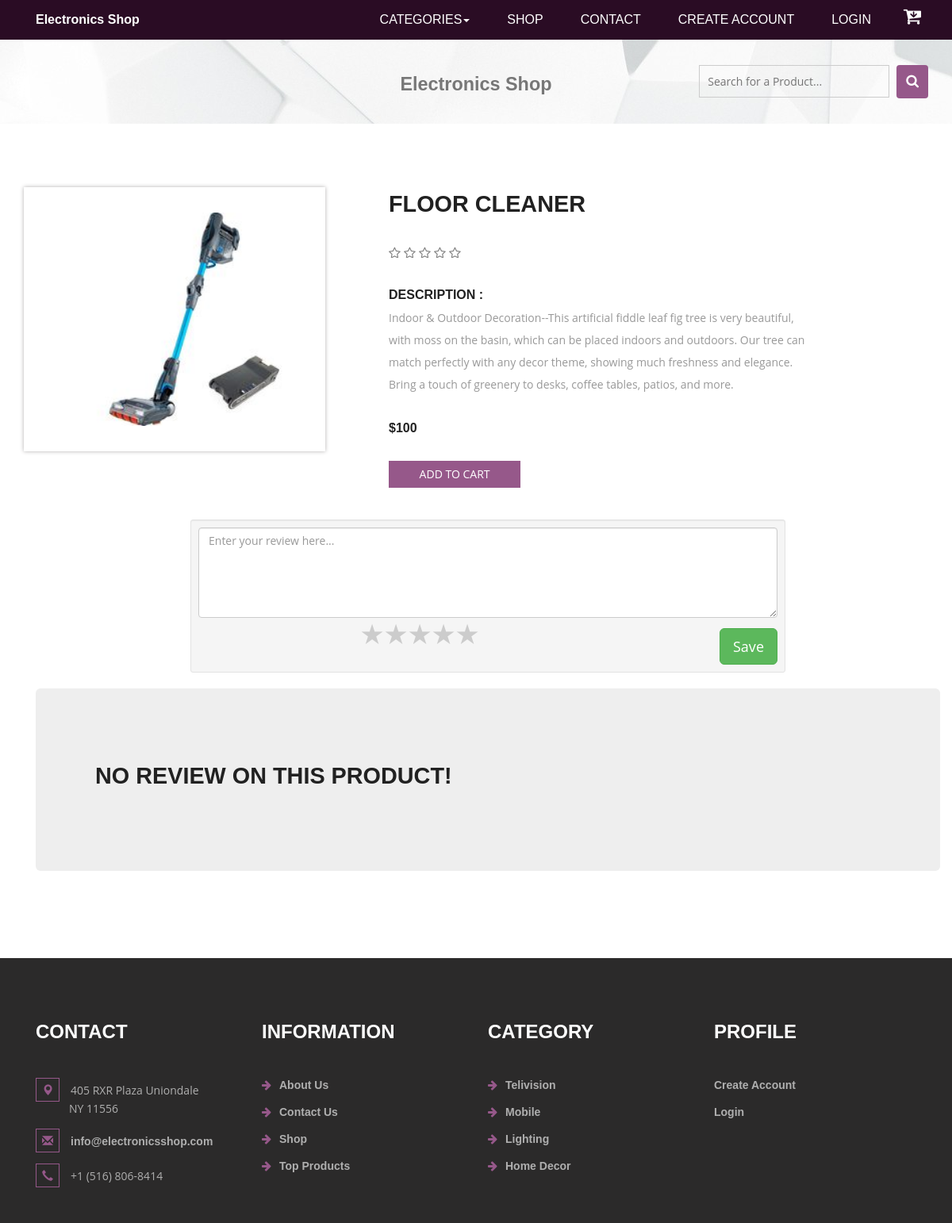
The app's page /Products/details/33 with its own data.
### tables this page shows
CREATE TABLE `products` (
  `id` int(11) NOT NULL,
  `title` varchar(255) NOT NULL,
  `category_id` int(11) NOT NULL,
  `description` text NOT NULL,
  `price` int(255) NOT NULL,
  `image` varchar(255) NOT NULL,
  `review` int(255) NOT NULL,
  `total_rating` int(255) NOT NULL,
  `avg_rating` int(255) NOT NULL
);

CREATE TABLE `categories` (
  `id` int(11) NOT NULL,
  `name` varchar(255) NOT NULL
);

### application/controllers/Products.php (called while the page is built, shortened)
<?php
class Products extends CI_Controller {
	public function details($id){
		$this->load->library("cart");
		$data['total_cart_items'] = count($this->cart->contents());
		$query=  $this->db->select('*')->from('products')->where('id',$id)->get();
		$data['products'] = $query->result_array();
		$data['reviews'] =  $this->db->select('*')->from('review')->join('users', 'review.user_id =users.id')->where('review.product_id',$id)->get()->result_array();
		$this->load->view('template/header',$data);
		$this->load->view('product_details',$data);
		$this->load->view('template/footer');
	}
}

### index.php (called while the page is built, shortened)
<?php
require_once BASEPATH.'core/CodeIgniter.php';

### application/views/product_details.php (the view, shortened to what this page needs)
<div class="products">
	<div class="container">
		<div class="agileinfo_single">
			<div class="col-md-4 agileinfo_single_left">
				<img id="example" src="<?=base_url()?>img/<?=$products[0]['image']?>" alt=" " class="img-responsive" style="width: 600px;height: auto;">
			</div>
			<div class="col-md-8 agileinfo_single_right">
				<h2><?php echo $products[0]['title']; ?></h2>
				<div class="rating1">
					<span class="starRating">
                                <?php $pr =$products[0]['avg_rating'];
                                for($i=0; $i<5; $i++){
                                  if ($i<$pr) { ?>
                                  <i class="fa fa-star" style="color: orange;"></i>
                                  <?php  }
                                  else{ ?>
                                  <i class="fa fa-star-o" style="color: gray;"></i>
                                  <?php  }
                                } ?>
					</span>
				</div>
				<div class="w3agile_description">
					<h4>Description :</h4>
					<p><?php echo $products[0]['description']; ?></p>
				</div>
				<div class="snipcart-item block">
					<div class="snipcart-thumb agileinfo_single_right_snipcart">
						<h4 class="m-sing">$<?php echo $products[0]['price']; ?></h4>
					</div>
					<div class="snipcart-details agileinfo_single_right_details">
						<form action="#" method="post">
							<fieldset>
								<input type="button" name="add_cart" class="button add_cart" data-productname="<?php echo $products[0]['title']; ?>" data-price="<?php echo $products[0]['price']; ?>" data-productid="<?php echo $products[0]['id']; ?>" value="Add to cart" /></input>
							</fieldset>
						</form>
					</div>
				</div>
			</div>
			<div class="clearfix"> </div>
			<div class="container">
				<div class="row" style="margin-top:40px;">
					<div class="col-md-8 col-md-offset-2">
						<div class="well well-sm">
							<div class="row" id="post-review-box">
								<div class="col-md-12">
									<form accept-charset="UTF-8" action="<?=base_url()?>Reviews/add_reviews/<?php echo $products[0]['id']; ?>"" method="post">
										<textarea class="form-control animated" cols="50" id="new-review" name="review" placeholder="Enter your review here..." rows="5"></textarea>
										<div class="col-md-6 rate">
											<label for="star1" title="1 star">1 star</label>
											<label for="star2" title="2 stars">2 stars</label>
											<label for="star3" title="3 star3">3 stars</label>
											<label for="star4" title="4 stars">4 stars</label>
											<label for="star5" title="5 stars">5 stars</label>
										</div>
										<div class="text-right">
											<button class="btn btn-success btn-lg" type="submit">Save</button>
										</div>
									</form>
								</div>
							</div>
						</div>
					</div>
				</div>
			</div>
					<div class="container">
                  <div class="col-md-12 jumbotron">
                    <div class="col-md-8">
                    	<?php if (empty($reviews)) { ?>
                    	<hr>
                    		<h2>No Review on this product!</h2>
                    		<hr>
                    	<?php	} else{ ?>
                    	<hr>
                      <h2>Customer Reviews</h2>
                      <hr>
                      <?php } ?>
                  </div>
                </div>
</div>
		</div>
	</div>
</div>

### application/views/template/header.php (shortened to what this page needs)
<!DOCTYPE html>
<html>
<head>
	<link href="<?=base_url()?>asset/css/bootstrap.css" rel="stylesheet" type="text/css" media="all" />
	<link href="<?=base_url()?>asset/css/style.css" rel="stylesheet" type="text/css" media="all" />
	<link href="<?=base_url()?>asset/css/font-awesome.css" rel="stylesheet">
</head>
<body>
	<div>
		<div class="">
			<div id="myHeader">
				<div class="navigation-agileits" id="undefined-sticky-wrapper" class="sticky-wrapper" >
					<div class="container">
						<nav class="navbar navbar-default">
							<?php
							$categories =  $this->db->select('*')->from('categories')->order_by('id','asc')->get()->result_array();
							?>
							<div class="collapse navbar-collapse" id="bs-megadropdown-tabs">
								<ul class="nav navbar-nav">
									<li><a href="<?=base_url()?>"><strong>Electronics Shop</strong></a></li>
								</ul>
								<ul class="nav navbar-nav" style="float: right !important;text-transform: uppercase;">
									<li class="dropdown">
										<a href="#" class="dropdown-toggle" data-toggle="dropdown" aria-expanded="false">Categories<b class="caret"></b></a>
									</li>
									<li><a href="<?=base_url().'Products/shop'?>">Shop</a></li>
									<li><a href="<?=base_url()?>Contact">Contact</a></li>
									<?php if (empty($this->session->userdata('userid'))) { ?>
							<li><a href="<?=base_url()?>register"> Create Account </a></li>
							<li><a href="<?=base_url()?>Login">Login</a></li>
							<?php } else{ ?>
							<li><a href="<?=base_url()?>Order/my_account">My Account</a></li>
							<li><a href="<?=base_url()?>Logout">Logout</a></li>
							<?php } ?>
									<li><button class="w3view-cart" type="submit" name="submit" data-toggle="modal" data-target="#myModal"><i class="fa fa-cart-arrow-down" aria-hidden="true"></i><span  class="badge cart_itemss" id="cart_itemsss"><?php if (!empty($total_cart_items)) {
										echo $total_cart_items;
									} ?></span></button></li>
								</ul>
							</div>
						</nav>
					</div>
				</div>
			</div>
			<div class="logo_products" style="background: url(<?=base_url()?>asset/images/pattern-08.jpg);">
				<div class="container" style="line-height: 1;">
					<div class="w3ls_logo_products_left">
						<h1 style="color: #96588A"><small><strong>Electronics Shop</strong></small></h1>
					</div>
					<div class="w3l_search">
						<form action="<?=base_url()?>Products/search" method="post">
							<input type="search" name="search" placeholder="Search for a Product..." required="">
							<button type="submit" class="btn btn-default search" aria-label="Left Align">
								<i class="fa fa-search" aria-hidden="true"> </i>
							</button>
							<div class="clearfix"></div>
						</form>
					</div>
					<div class="clearfix"> </div>
				</div>
			</div>
		</div>
	</div>

### application/views/template/footer.php (shortened to what this page needs)
 	<div class="footer">
 		<div class="container">
 			<div class="w3_footer_grids">
 				<div class="col-md-3 w3_footer_grid">
 					<h3>Contact</h3>
 					<ul class="address">
 						<li><i class="glyphicon glyphicon-map-marker" aria-hidden="true"></i>405 RXR Plaza Uniondale  <span>NY 11556</span></li>
 						<li><i class="glyphicon glyphicon-envelope" aria-hidden="true"></i><a href="mailto:info@example.com">info@electronicsshop.com</a></li>
 						<li><i class="glyphicon glyphicon-earphone" aria-hidden="true"></i>+1 (516) 806-8414</li>
 					</ul>
 				</div>
 				<div class="col-md-3 w3_footer_grid">
 					<h3>Information</h3>
 					<ul class="info">
 						<li><i class="fa fa-arrow-right" aria-hidden="true"></i><a href="<?=base_url()?>Contact">About Us</a></li>
 						<li><i class="fa fa-arrow-right" aria-hidden="true"></i><a href="<?=base_url()?>Contact">Contact Us</a></li>
 						<li><i class="fa fa-arrow-right" aria-hidden="true"></i><a href="<?=base_url().'Products/shop'?>">Shop</a></li>
 						<li><i class="fa fa-arrow-right" aria-hidden="true"></i><a href="<?=base_url()?>Products/top_product">Top Products</a></li>
 					</ul>
 				</div>
 				<div class="col-md-3 w3_footer_grid">
 					<h3>Category</h3>
 					<ul class="info">
              <?php
              $categories =  $this->db->select('*')->from('categories')->order_by('id','asc')->limit(4)->get()->result_array();
              ?>
              <?php foreach ($categories as $key => $categoriess) { ?>
 						<li><i class="fa fa-arrow-right" aria-hidden="true"></i><a href="<?=base_url().'Products/index/'.$categoriess['id'];?>"><?php echo $categoriess['name']; ?></a></li>
            <?php } ?>
 					</ul>
 				</div>
 				<div class="col-md-3 w3_footer_grid">
 					<h3>Profile</h3>
 					<ul class="info">
<?php if (empty($this->session->userdata('userid'))) { ?>
              <li><a href="<?=base_url()?>register"> Create Account </a></li>
              <li><a href="<?=base_url()?>Login">Login</a></li>
              <?php } else{ ?>
              <li><a href="<?=base_url()?>Order/my_account">My Account</a></li>
              <li><a href="<?=base_url()?>Logout">Logout</a></li>
              <?php } ?>
 					</ul>
 				</div>
 				<div class="clearfix"> </div>
 			</div>
 		</div>
 	</div>
<link href="<?=base_url()?>asset/css/skdslider.css" rel="stylesheet">
</body>
</html>

### application/views/product_details.php (style rules this page uses)
.rate { float: left; height: 46px; padding: 0 10px; }
.rate:not(:checked) > label { float: right; width: 1em; overflow: hidden; white-space: nowrap; cursor: pointer; font-size: 30px; color: #ccc; }
.rate:not(:checked) > label:before { content: '★ '; }

### records on screen
products: image (picture), title "FLOOR CLEANER", avg_rating 0 (drawn), description "Indoor & Outdoor Decoration--This artificial fiddle leaf fig tree is very beautiful, with moss on the basin, which can be placed indoors and outdoors. Our tree can match perfectly with any decor theme, showing much freshness and elegance. Bring a touch of greenery to desks, coffee tables, patios, and more.", price "100"
categories: name "Telivision"
categories: name "Mobile"
categories: name "Lighting"
categories: name "Home Decor"
